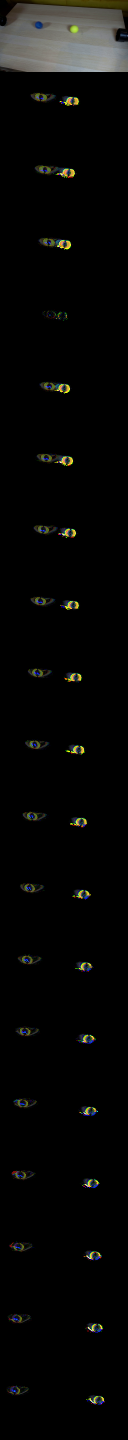
#> input picture bench_smoke_physics_iq_explore_20261107/v2v/case_0033_dense_last_only_attempt_01/candidate_02/pixels-ae9d07f442c2d30e.png, 256 x 2880 px, given in place of first_frame.png, which was not available (shown at 1/2 size)
$ python generate.py
#> lines starting #> are read from the running program, lines starting #| are printed output that depends on the picture; after the words box and inside, x2 and y2 are one past the last pixel; in counts of white or black regions, pixels touching at a corner belong together
"""Draw the future RGB frames from the supplied single historical image.

The table is repaired with nearby wood pixels. Two extracted, softly matted
balls follow explicit rolling trajectories with a symmetric collision.
Only numpy/PIL pixel operations are used.
"""
from pathlib import Path
import math

import numpy as np
from PIL import Image, ImageDraw

import artifact_io


ROOT = Path(__file__).resolve().parent
H, W = 144, 256
YY, XX = np.mgrid[:H, :W].astype(float)


def sample(a, x, y):
    x = np.clip(x, 0, a.shape[1] - 1.001)
    y = np.clip(y, 0, a.shape[0] - 1.001)
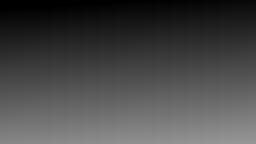
#> y: shape (144, 256) float64; min 0, max 151.5, mean 71.5
    ix, iy = x.astype(int), y.astype(int)
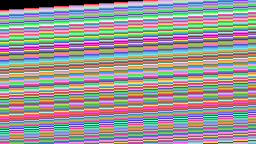
#> iy: shape (144, 256) int64; 152 distinct labels, from 0 to 151; one colour per label, 0 black
    u, v = (x - ix)[..., None], (y - iy)[..., None]
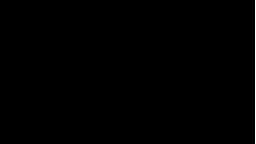
#> u: shape (144, 256, 1) float64; values 0 (black) and 0.999 (white), 0.39% white in thin lines or dots, all inside (x1, y1, x2, y2) = (255, 0, 256, 144)
    return ((1-u)*(1-v)*a[iy, ix] + u*(1-v)*a[iy, ix+1]
            + (1-u)*v*a[iy+1, ix] + u*v*a[iy+1, ix+1])


def ellipse(x, y, rx, ry, feather=0.18):
    distance = np.sqrt(((XX-x)/rx)**2 + ((YY-y)/ry)**2)
    z = np.clip((1+feather-distance)/(2*feather), 0, 1)
    return z*z*(3-2*z)


def repair(original, mask):
    """Continue the wood's rows across the occluded ball and shadow regions."""
    slope = 0.067
    aligned = sample(original, XX, YY+slope*(XX-128))
    aligned_mask = sample(mask[...,None], XX, YY+slope*(XX-128))[...,0]
#> in sample (call 2), `ix, iy = x.astype(int), y.astype(int)`: iy: shape (144, 256) int64; 143 distinct labels, from 0 to 142
    filled = aligned.copy()
    for y in range(H):
        valid = aligned_mask[y] < 0.001
        for channel in range(3):
            filled[y,:,channel] = np.interp(np.arange(W),
                                           np.flatnonzero(valid),
                                           aligned[y,valid,channel])
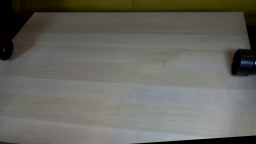
#> filled: shape (144, 256, 3) float64; mean R, G, B 102.6, 102.2, 95.6
    restored = sample(filled, XX, YY-slope*(XX-128))
#> in sample (call 3), `ix, iy = x.astype(int), y.astype(int)`:
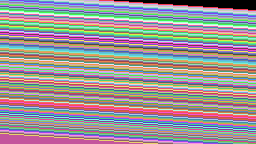
#> iy: shape (144, 256) int64; 143 distinct labels, from 0 to 142; one colour per label, 0 black
#> in sample (call 3), `u, v = (x - ix)[..., None], (y - iy)[..., None]`:
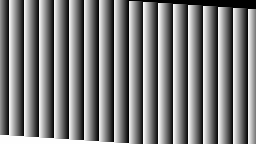
#> v: shape (144, 256, 1) float64; min 0, max 0.999, mean 0.498
#> in sample (call 3), `return ((1-u)*(1-v)*a[iy, ix] + u*(1-v)*a[iy, ix+1] + (1-u)*v*a[iy+1, ..`:
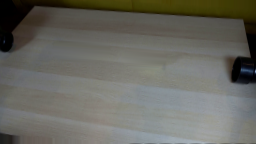
#> returned value: shape (144, 256, 3) float64; mean of channels 0, 1, 2 104.4, 104, 96.8; drawn as R, G, B
#> (the run stopped early here; a loop or call above may not have finished)

$ run again, on assets/matrix/gpt-5-6-vision-input/0095-7815d77dce18.png
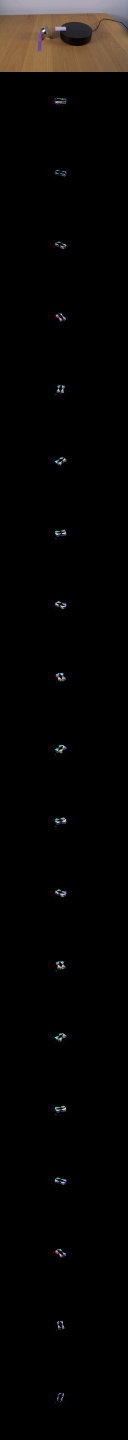
#> input picture assets/matrix/gpt-5-6-vision-input/0095-7815d77dce18.png, 256 x 2880 px, given in place of first_frame.png, which was not available (shown at 1/2 size)
#> iy: shape (144, 256) int64; 152 distinct labels, from 0 to 151
#> u: shape (144, 256, 1) float64; values 0 (black) and 0.999 (white), 0.39% white in thin lines or dots, all inside (x1, y1, x2, y2) = (255, 0, 256, 144)
#> iy: shape (144, 256) int64; 143 distinct labels, from 0 to 142
#> after the loop in repair, `for y in range(H):`:
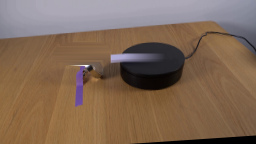
#> filled: shape (144, 256, 3) float64; mean R, G, B 129, 105.1, 86.9
#> iy: shape (144, 256) int64; 143 distinct labels, from 0 to 142
#> in sample (call 3), `return ((1-u)*(1-v)*a[iy, ix] + u*(1-v)*a[iy, ix+1] + (1-u)*v*a[iy+1, ..`:
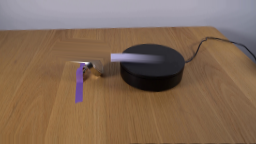
#> returned value: shape (144, 256, 3) float64; mean of channels 0, 1, 2 130.9, 106.6, 87.8; drawn as R, G, B
